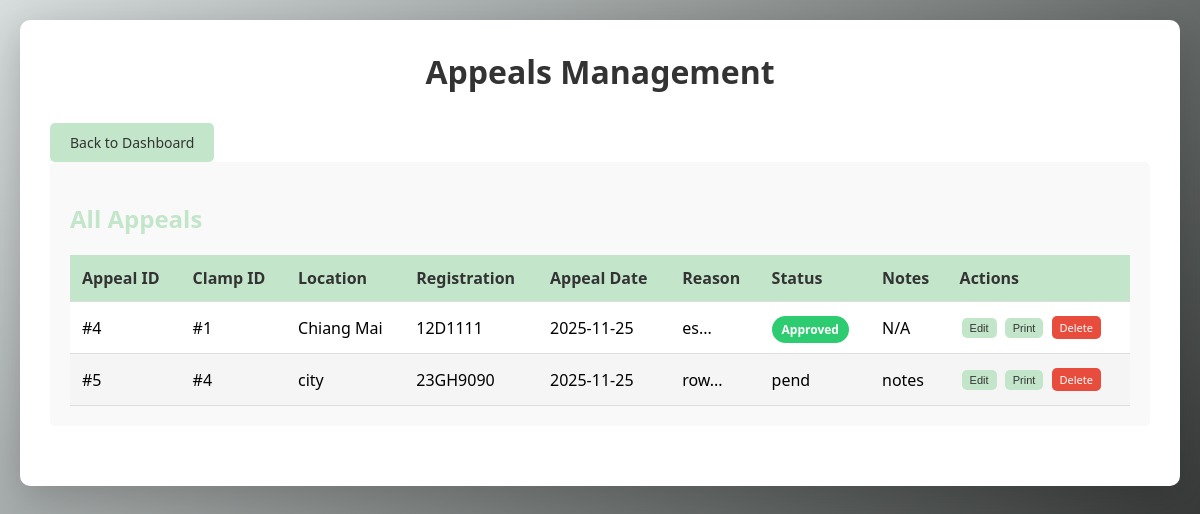
Before: /appeals with the older database file.
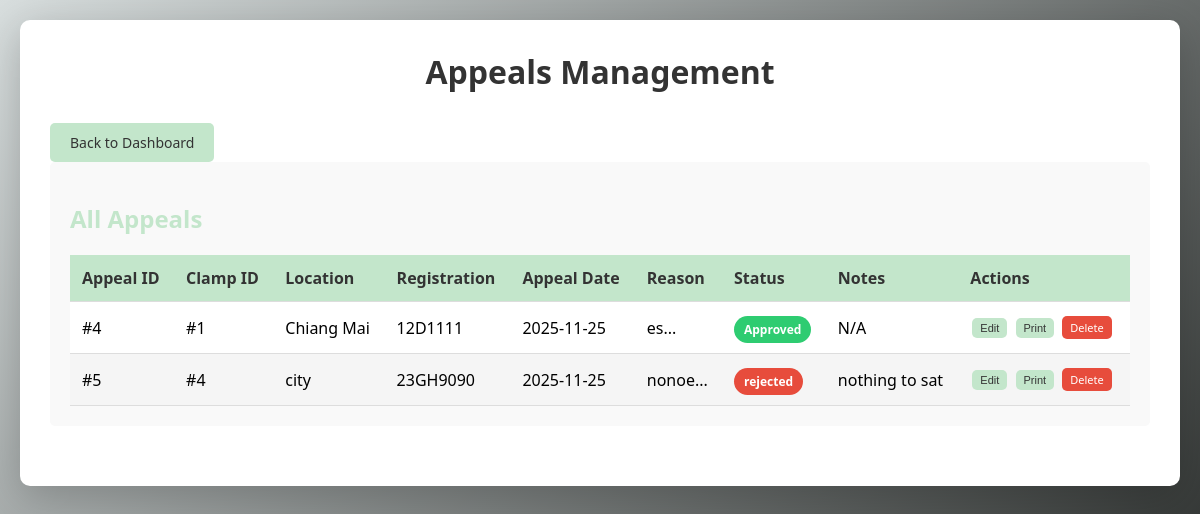
After: the same page with the newer database file.
### app.py (models this page shows, shortened)
class Appeal(db.Model):
    id = db.Column(db.Integer, primary_key=True)
    clamp_id = db.Column(db.Integer, db.ForeignKey('clamp_data.id'), nullable=False)
    clamp = db.relationship('ClampData', backref='appeals')
    appeal_date = db.Column(db.Date, nullable=False, default=datetime.today)
    appeal_reason = db.Column(db.Text, nullable=False)
    appeal_status = db.Column(db.String(50), default='Pending')  # Pending, Approved, Rejected
    notes = db.Column(db.Text)
    created_at = db.Column(db.DateTime, default=datetime.utcnow)

class ClampData(db.Model):
    id = db.Column(db.Integer, primary_key=True)
    location = db.Column(db.String(200), nullable=False)
    registration = db.Column(db.String(100))
    clamp_date = db.Column(db.Date, nullable=False)
    time_in = db.Column(db.Time, nullable=False)
    time_released = db.Column(db.Time)
    offense = db.Column(db.String(300), nullable=False)
    payment_status = db.Column(db.String(50), default='Processing')  # Paid, Not Paid, Processing
    created_at = db.Column(db.DateTime, default=datetime.utcnow)

### app.py (the view)
@app.route('/appeals')
def appeals():
    all_appeals = Appeal.query.all()
    return render_template('appeals.html', appeals=all_appeals)

### templates/appeals.html (shortened to what this page needs)
<!DOCTYPE html>
<html lang="en">
<head>
    <link rel="stylesheet" href="{{ url_for('static', filename='css/style.css') }}">
</head>
<body>
    <div class="container">
        <h1>Appeals Management</h1>
        <a href="/" class="btn">Back to Dashboard</a>
        <div class="appeals-section">
            <h2>All Appeals</h2>
            {% if appeals %}
                <table class="appeals-table">
                    <thead>
                        <tr>
                            <th>Appeal ID</th>
                            <th>Clamp ID</th>
                            <th>Location</th>
                            <th>Registration</th>
                            <th>Appeal Date</th>
                            <th>Reason</th>
                            <th>Status</th>
                            <th>Notes</th>
                            <th>Actions</th>
                        </tr>
                    </thead>
                    <tbody>
                        {% for appeal in appeals %}
                        <tr id="appeal-row-{{ appeal.id }}">
                            <td>#{{ appeal.id }}</td>
                            <td>#{{ appeal.clamp_id }}</td>
                            <td>{{ appeal.clamp.location if appeal.clamp else 'N/A' }}</td>
                            <td>{{ appeal.clamp.registration if appeal.clamp else 'N/A' }}</td>
                            <td>{{ appeal.appeal_date.strftime('%Y-%m-%d') }}</td>
                            <td>{{ appeal.appeal_reason[:50] }}...</td>
                            <td>
                                <span class="status-{{ appeal.appeal_status.lower() }}">
                                    {{ appeal.appeal_status }}
                                </span>
                            </td>
                            <td>{{ appeal.notes or 'N/A' }}</td>
                            <td>
                                <button class="btn btn-edit btn-sm" onclick="editAppeal({{ appeal.id }})">Edit</button>
                                <button class="btn btn-print btn-sm" onclick="printAppeal({{ appeal.id }})">Print</button>
                                <a href="/delete-appeal/{{ appeal.id }}" class="btn btn-delete btn-sm" onclick="return confirm('Delete this appeal?')">Delete</a>
                            </td>
                        </tr>
                        {% endfor %}
                    </tbody>
                </table>
            {% else %}
                <p class="no-data">No appeals found.</p>
            {% endif %}
        </div>
    </div>
</body>
</html>

### static/css/style.css (style rules this page uses)
* { margin: 0; padding: 0; box-sizing: border-box; }
body { font-family: 'Segoe UI', Tahoma, Geneva, Verdana, sans-serif; background: linear-gradient(135deg, #d8dede 0%, #1c1f1d 100%); min-height: 100vh; padding: 20px; }
.container { max-width: 1200px; margin: 0 auto; background: white; border-radius: 10px; padding: 30px; box-shadow: 0 10px 40px rgba(0,0,0,0.2); }
h1 { color: #333; margin-bottom: 30px; text-align: center; }
h2 { color: #c3e6cb; margin: 20px 0; }
.btn { padding: 10px 20px; background: #c3e6cb; color: #333; border: none; border-radius: 5px; cursor: pointer; font-size: 14px; transition: all 0.3s; text-decoration: none; display: inline-block; }
.btn-edit, .btn-delete { padding: 6px 12px; font-size: 12px; margin: 0 5px; }
.btn-delete { background: #e74c3c; color: white; }
.btn-sm { padding: 4px 8px; font-size: 11px; margin: 2px; }
.status-approved { background: #2ecc71; color: white; padding: 5px 10px; border-radius: 20px; font-size: 12px; font-weight: 600; }
.status-rejected { background: #e74c3c; color: white; padding: 5px 10px; border-radius: 20px; font-size: 12px; font-weight: 600; }
.appeals-section { background: #f9f9f9; padding: 20px; border-radius: 5px; margin-bottom: 30px; }
.appeals-table { width: 100%; border-collapse: collapse; margin-top: 20px; background: white; }
.appeals-table thead { background: #c3e6cb; color: #333; }
.appeals-table th, .appeals-table td { padding: 12px; text-align: left; border-bottom: 1px solid #ddd; }
.appeals-table tbody tr:nth-child(even) { background: #f5f5f5; }
.btn-print { background: #c3e6cb; color: #333; }

Changed rows visible on the page:
changed Appeal "city": appeal_reason "row" → "nonoe"; appeal_status "pend" → "rejected"; notes "notes" → "nothing to sat"
